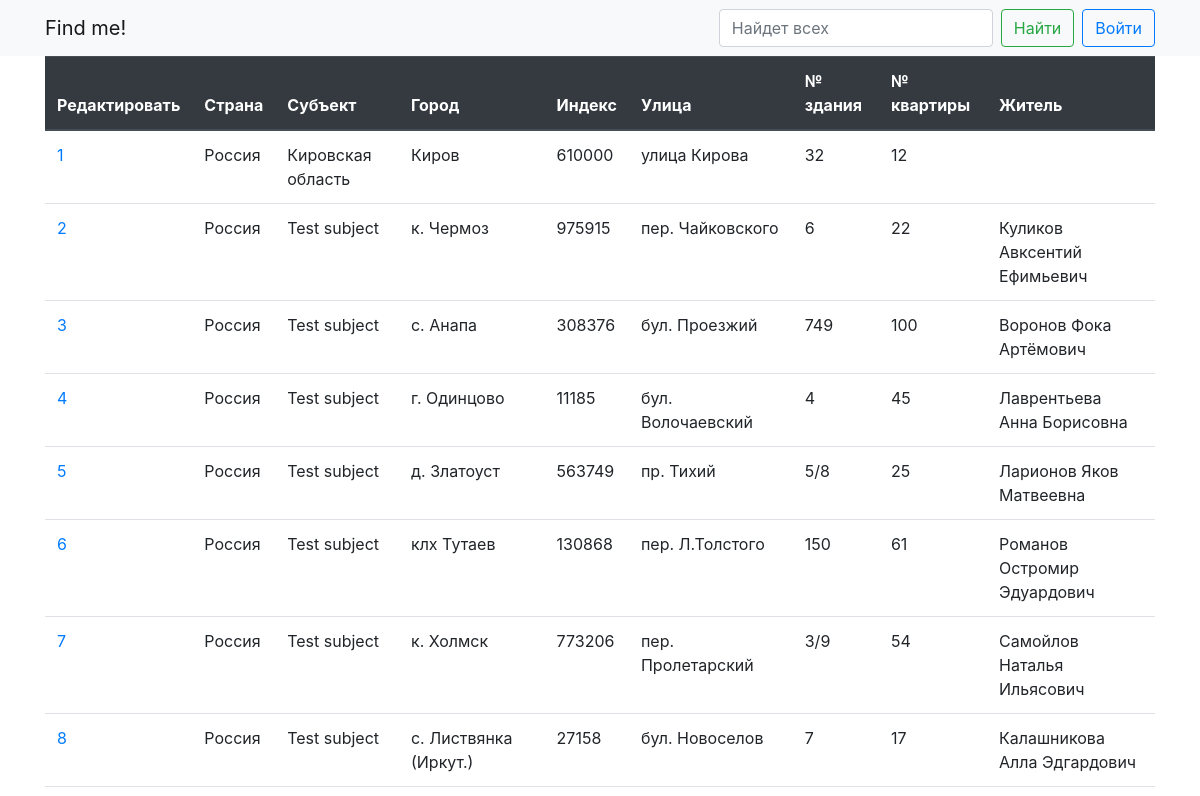
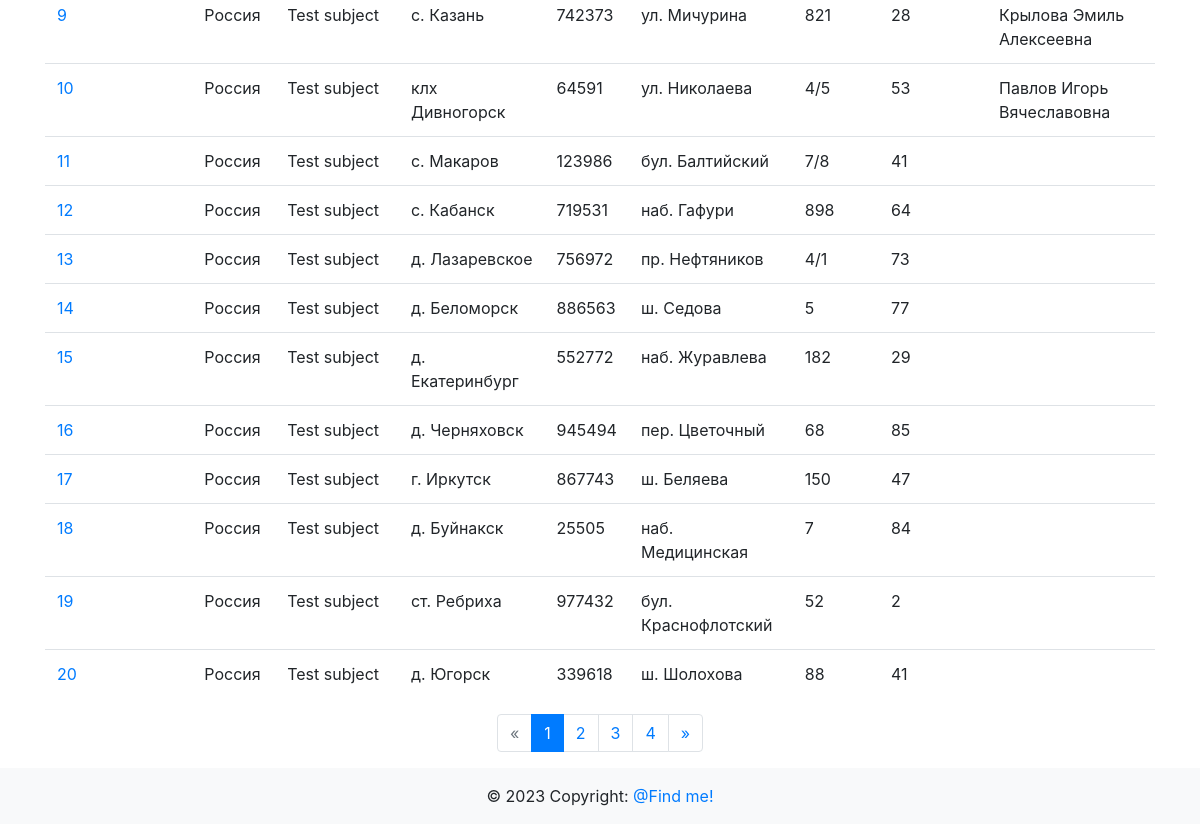
/edit, run on an earlier commit of the app's database (2 pictures, top to bottom).
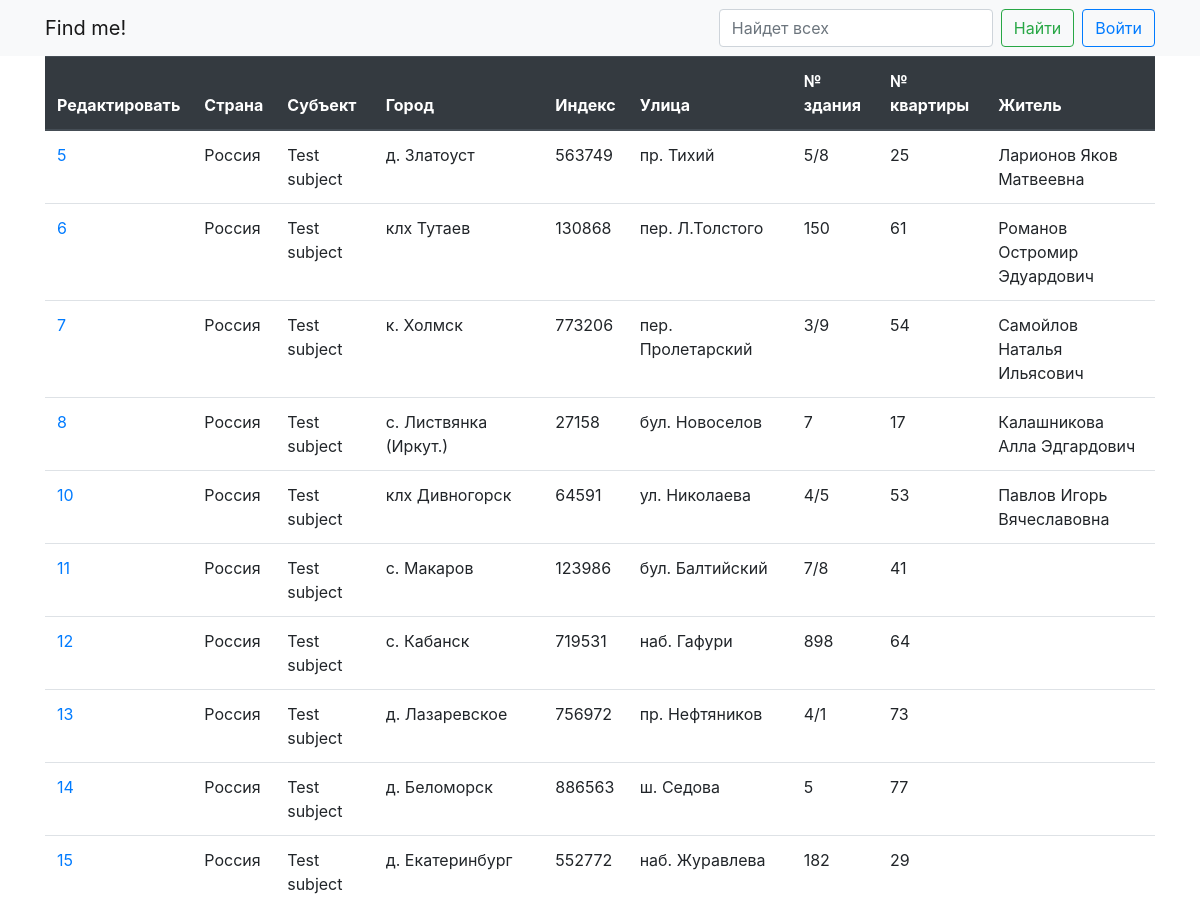
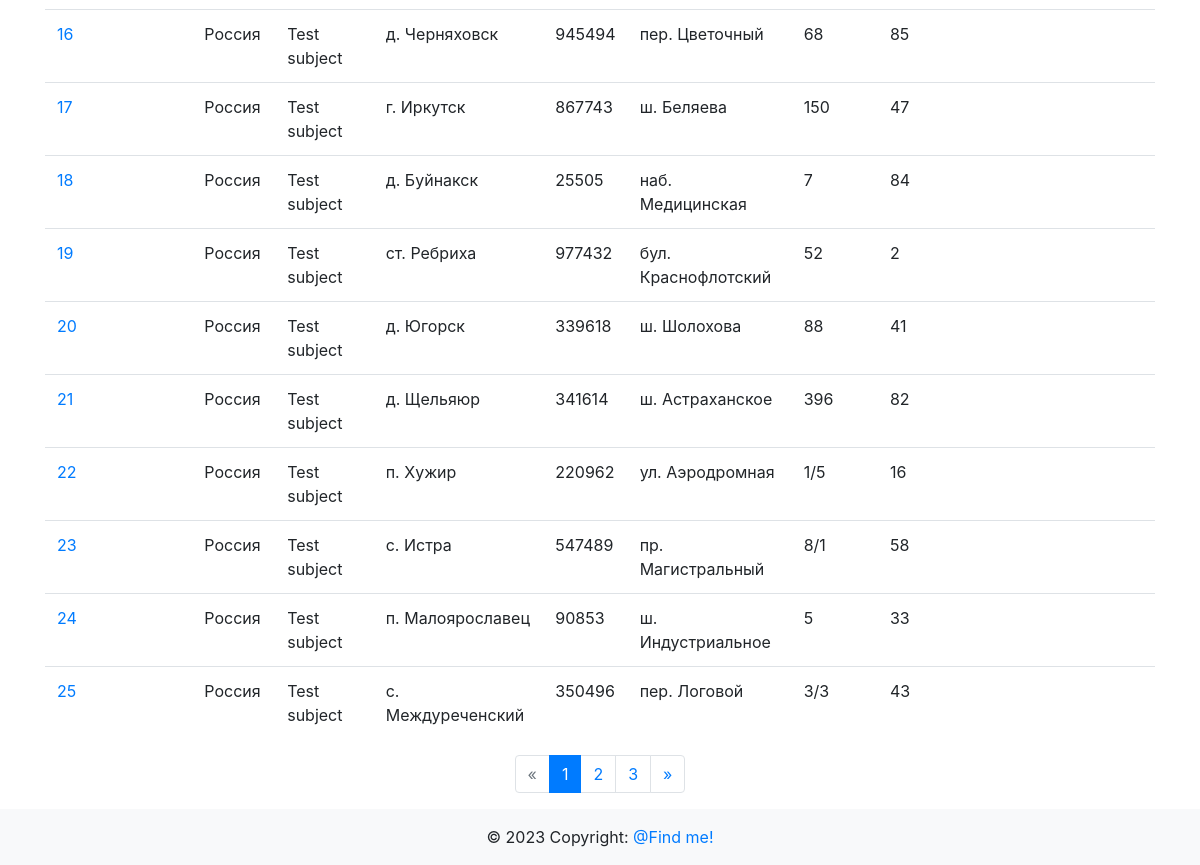
And on a later commit of the database (2 pictures, top to bottom).
### app/main/models.py (models this page shows)
class Adress(db.Model):
    id = db.Column(db.Integer, primary_key=True)
    country = db.Column(db.String(64), nullable=False)
    subject = db.Column(db.String(64), nullable=False)
    city = db.Column(db.String(64), nullable=False)
    index = db.Column(db.Integer, nullable=False)
    street = db.Column(db.String(64), nullable=False)
    number_building = db.Column(db.Integer, nullable=False)
    number_flat = db.Column(db.Integer, nullable=False)
    residents = db.relationship(
        "Resident",
        secondary=adressobject_resident,
        backref=db.backref("addresses", lazy="dynamic"),
    )

class Resident(db.Model):
    id = db.Column(db.Integer, primary_key=True)
    second_name = db.Column(db.String(64), nullable=False)
    first_name = db.Column(db.String(64), nullable=False)
    middle_name = db.Column(db.String(64), nullable=True)
    def __repr__(self) -> str:
        return f"{self.second_name} {self.first_name} {self.middle_name}"

### app/main/routes.py (the view)
@bp.route("/edit")
def edit():
    page = request.args.get("page", 1, type=int)
    per_page = 20
    q = request.args.get("search", "")
    data = (
        Adress.query.join(Resident, Resident.id == Adress.id)
        .filter(
            or_(
                Adress.country.like(f"%{q}%"),
                Adress.subject.like(f"%{q}%"),
                Adress.city.like(f"%{q}%"),
                Adress.index.like(f"%{q}%"),
                Adress.street.like(f"%{q}%"),
                Adress.number_building.like(f"%{q}%"),
                Adress.number_flat.like(f"%{q}%"),
                Resident.second_name.like(f"%{q}%"),
                Resident.first_name.like(f"%{q}%"),
                Resident.middle_name.like(f"%{q}%"),
            )
        )
        .paginate(page=page, per_page=per_page, error_out=False)
    )
    pages = data.iter_pages(
        left_edge=2, left_current=2, right_current=5, right_edge=2
    )
    return render_template(
        "main/edit_list.html", title="Редактировать", data=data, pages=pages
    )

### app/templates/main/edit_list.html
{% extends 'base.html' %}
{% block content %}
    <div class="container">
        <table class="table">
            <thead class="thead-dark">
                <tr>
                    <th scope="col">Редактировать</th>
                    <th scope="col">Страна</th>
                    <th scope="col">Субъект</th>
                    <th scope="col">Город</th>
                    <th scope="col">Индекс</th>
                    <th scope="col">Улица</th>
                    <th scope="col">№ здания</th>
                    <th scope="col">№ квартиры</th>
                    <th scope="col">Житель</th>
                </tr>
            </thead>
            <tbody>
                {% for obj in data %}
                    <tr>
                        <td>
                            <a href="{{ url_for("main.edit_id", address_id=obj.id) }}">{{ obj.id }}</a>
                        </td>
                        <td>{{ obj.country }}</td>
                        <td>{{ obj.subject }}</td>
                        <td>{{ obj.city }}</td>
                        <td>{{ obj.index }}</td>
                        <td>{{ obj.street }}</td>
                        <td>{{ obj.number_building }}</td>
                        <td>{{ obj.number_flat }}</td>
                        <td>
                            {% for obj in obj.residents %}{{ obj }}{% endfor %}
                        </td>
                    </tr>
                {% endfor %}
            </tbody>
        </table>
    </div>
    {% if data.pages > 1 %}
        <nav>
            <ul class="pagination justify-content-center">
                {% if data.has_prev %}
                    <li class="page-item">
                        <a href="{{ url_for('main.index', page=data.prev_num) }}"
                           class="page-link">&laquo;</a>
                    </li>
                {% else %}
                    <li class="page-item disabled">
                        <span class="page-link">&laquo;</span>
                    </li>
                {% endif %}
                {% for num in pages %}
                    {% if num %}
                        {% if data.page == num %}
                            <li class="page-item active" aria-current="page">
                                <span class="page-link">{{ num }} <span class="sr-only">(current)</span></span>
                            </li>
                        {% else %}
                            <li class="page-item">
                                <a href="{{ url_for('main.index', page=num) }}" class="page-link">{{ num }}</a>
                            </li>
                        {% endif %}
                    {% elif num is none %}
                        <li class="page-item disabled">
                            <span class="page-link dots">...</span>
                        </li>
                    {% endif %}
                {% endfor %}
                {% if data.has_next %}
                    <li class="page-item">
                        <a href="{{ url_for('main.index', page=data.next_num) }}"
                           class="page-link">&raquo;</a>
                    </li>
                {% else %}
                    <li class="page-item disabled">
                        <span class="page-link">&raquo;</span>
                    </li>
                {% endif %}
            </ul>
        </nav>
    {% endif %}
{% endblock %}

What changed in the data, as far as the page shows it:
removed Adress: id "1", country "Россия", subject "Кировская область", city "Киров", index "610000", street "улица Кирова", number_building "32", number_flat "12"
removed Adress: id "2", country "Россия", subject "Test subject", city "к. Чермоз", index "975915", street "пер. Чайковского", number_building "6", number_flat "22"
no longer on this page (row unchanged): Resident: second_name+first_name+middle_name "Куликов Авксентий Ефимьевич", shown under "2"
removed Adress: id "3", country "Россия", subject "Test subject", city "с. Анапа", index "308376", street "бул. Проезжий", number_building "749", number_flat "100"
no longer on this page (row unchanged): Resident: second_name+first_name+middle_name "Воронов Фока Артёмович", shown under "3"
removed Adress: id "4", country "Россия", subject "Test subject", city "г. Одинцово", index "11185", street "бул. Волочаевский", number_building "4", number_flat "45"
no longer on this page (row unchanged): Resident: second_name+first_name+middle_name "Лаврентьева Анна Борисовна", shown under "4"
removed Adress: id "9", country "Россия", subject "Test subject", city "с. Казань", index "742373", street "ул. Мичурина", number_building "821", number_flat "28"
no longer on this page (row unchanged): Resident: second_name+first_name+middle_name "Крылова Эмиль Алексеевна", shown under "9"
now on this page (row unchanged): Adress: id "21", country "Россия", subject "Test subject", city "д. Щельяюр", index "341614", street "ш. Астраханское", number_building "396", number_flat "82"
now on this page (row unchanged): Adress: id "22", country "Россия", subject "Test subject", city "п. Хужир", index "220962", street "ул. Аэродромная", number_building "1/5", number_flat "16"
now on this page (row unchanged): Adress: id "23", country "Россия", subject "Test subject", city "с. Истра", index "547489", street "пр. Магистральный", number_building "8/1", number_flat "58"
now on this page (row unchanged): Adress: id "24", country "Россия", subject "Test subject", city "п. Малоярославец", index "90853", street "ш. Индустриальное", number_building "5", number_flat "33"
now on this page (row unchanged): Adress: id "25", country "Россия", subject "Test subject", city "с. Междуреченский", index "350496", street "пер. Логовой", number_building "3/3", number_flat "43"
Also different on the page:
list line gone: "4"
